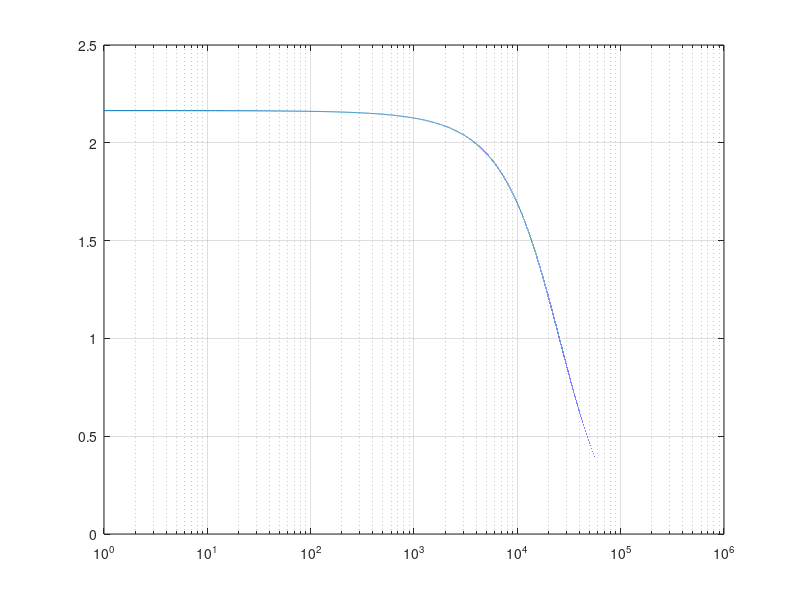

MATLAB code for this plot:
%%component Values

c1 = 28.1*10^-9;
c2 = 402*10^-12;
r1 = 10*10^3;
r2 = 10*10^3;
r3 = 4.62*10^3;

g1 = 1/r1;
g2 = 1/r2;
g3 = 1/r3;


w = 1:1e6;


num = -(r1/r3)*(1/(c1*c2*r1*r2));

b = (g1+g2+g3)/c1;
c = 1/(r1*r2*c2*c1);

Ts1 =       num ./ ...
      (w.^2 + b*w + c);
  
semilogx(-Ts1)
grid on